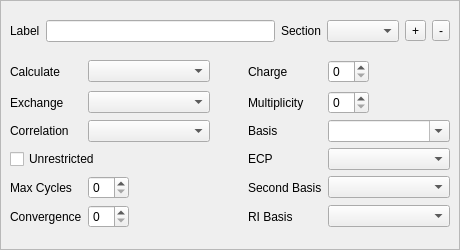
      <widget class="QFrame" name="frame" >
       <property name="sizePolicy" >
        <sizepolicy>
         <hsizetype>0</hsizetype>
         <vsizetype>0</vsizetype>
         <horstretch>0</horstretch>
         <verstretch>0</verstretch>
        </sizepolicy>
       </property>
       <property name="minimumSize" >
        <size>
         <width>460</width>
         <height>250</height>
        </size>
       </property>
       <property name="frameShape" >
        <enum>QFrame::StyledPanel</enum>
       </property>
       <property name="frameShadow" >
        <enum>QFrame::Sunken</enum>
       </property>
       <layout class="QVBoxLayout" >
        <property name="margin" >
         <number>9</number>
        </property>
        <property name="spacing" >
         <number>6</number>
        </property>
        <item>
         <layout class="QHBoxLayout" >
          <property name="margin" >
           <number>0</number>
          </property>
          <property name="spacing" >
           <number>6</number>
          </property>
          <item>
           <widget class="QLabel" name="label" >
            <property name="text" >
             <string>Label</string>
            </property>
           </widget>
          </item>
          <item>
           <widget class="QLineEdit" name="qui_title" />
          </item>
          <item>
           <widget class="QLabel" name="label_106" >
            <property name="text" >
             <string>Section</string>
            </property>
           </widget>
          </item>
          <item>
           <widget class="QComboBox" name="jobList" />
          </item>
          <item>
           <widget class="QToolButton" name="addJobButton" >
            <property name="text" >
             <string>+</string>
            </property>
            <property name="icon" >
             <iconset>resources/icons/plus.png</iconset>
            </property>
           </widget>
          </item>
          <item>
           <widget class="QToolButton" name="deleteJobButton" >
            <property name="text" >
             <string>-</string>
            </property>
            <property name="icon" >
             <iconset>resources/icons/minus.png</iconset>
            </property>
           </widget>
          </item>
         </layout>
        </item>
        <item>
         <layout class="QGridLayout" >
          <property name="margin" >
           <number>0</number>
          </property>
          <property name="spacing" >
           <number>6</number>
          </property>
          <item row="0" column="0" >
           <widget class="QLabel" name="label_2" >
            <property name="minimumSize" >
             <size>
              <width>71</width>
              <height>0</height>
             </size>
            </property>
            <property name="text" >
             <string>Calculate</string>
            </property>
           </widget>
          </item>
          <item row="3" column="0" colspan="2" >
           <widget class="QCheckBox" name="unrestricted" >
            <property name="text" >
             <string>Unrestricted</string>
            </property>
           </widget>
          </item>
          <item row="0" column="4" >
           <layout class="QHBoxLayout" >
            <property name="margin" >
             <number>0</number>
            </property>
            <property name="spacing" >
             <number>6</number>
            </property>
            <item>
             <widget class="QSpinBox" name="qui_charge" />
            </item>
            <item>
             <spacer>
              <property name="orientation" >
               <enum>Qt::Horizontal</enum>
              </property>
              <property name="sizeHint" >
               <size>
                <width>40</width>
                <height>20</height>
               </size>
              </property>
             </spacer>
            </item>
           </layout>
          </item>
          <item row="1" column="1" >
           <widget class="QComboBox" name="exchange" />
          </item>
          <item row="4" column="1" >
           <layout class="QHBoxLayout" >
            <property name="margin" >
             <number>0</number>
            </property>
            <property name="spacing" >
             <number>6</number>
            </property>
            <item>
             <widget class="QSpinBox" name="scf_max_cycles" />
            </item>
            <item>
             <spacer>
              <property name="orientation" >
               <enum>Qt::Horizontal</enum>
              </property>
              <property name="sizeHint" >
               <size>
                <width>40</width>
                <height>20</height>
               </size>
              </property>
             </spacer>
            </item>
           </layout>
          </item>
          <item row="5" column="0" >
           <widget class="QLabel" name="label_39" >
            <property name="text" >
             <string>Convergence</string>
            </property>
           </widget>
          </item>
          <item row="2" column="1" >
           <widget class="QComboBox" name="correlation" />
          </item>
          <item row="1" column="0" >
           <widget class="QLabel" name="label_3" >
            <property name="text" >
             <string>Exchange</string>
            </property>
           </widget>
          </item>
          <item row="1" column="4" >
           <layout class="QHBoxLayout" >
            <property name="margin" >
             <number>0</number>
            </property>
            <property name="spacing" >
             <number>6</number>
            </property>
            <item>
             <widget class="QSpinBox" name="qui_multiplicity" />
            </item>
            <item>
             <spacer>
              <property name="orientation" >
               <enum>Qt::Horizontal</enum>
              </property>
              <property name="sizeHint" >
               <size>
                <width>40</width>
                <height>20</height>
               </size>
              </property>
             </spacer>
            </item>
           </layout>
          </item>
          <item row="1" column="3" >
           <widget class="QLabel" name="label_6" >
            <property name="text" >
             <string>Multiplicity</string>
            </property>
           </widget>
          </item>
          <item row="0" column="3" >
           <widget class="QLabel" name="label_7" >
            <property name="text" >
             <string>Charge</string>
            </property>
           </widget>
          </item>
          <item row="2" column="3" >
           <widget class="QLabel" name="label_52" >
            <property name="text" >
             <string>Basis</string>
            </property>
           </widget>
          </item>
          <item row="2" column="0" >
           <widget class="QLabel" name="label_4" >
            <property name="text" >
             <string>Correlation</string>
            </property>
           </widget>
          </item>
          <item row="0" column="2" >
           <spacer>
            <property name="orientation" >
             <enum>Qt::Horizontal</enum>
            </property>
            <property name="sizeType" >
             <enum>QSizePolicy::Fixed</enum>
            </property>
            <property name="sizeHint" >
             <size>
              <width>32</width>
              <height>27</height>
             </size>
            </property>
           </spacer>
          </item>
          <item row="5" column="1" >
           <layout class="QHBoxLayout" >
            <property name="margin" >
             <number>0</number>
            </property>
            <property name="spacing" >
             <number>6</number>
            </property>
            <item>
             <widget class="QSpinBox" name="scf_convergence" />
            </item>
            <item>
             <spacer>
              <property name="orientation" >
               <enum>Qt::Horizontal</enum>
              </property>
              <property name="sizeHint" >
               <size>
                <width>40</width>
                <height>20</height>
               </size>
              </property>
             </spacer>
            </item>
           </layout>
          </item>
          <item row="0" column="1" >
           <widget class="QComboBox" name="job_type" />
          </item>
          <item row="4" column="0" >
           <widget class="QLabel" name="label_18" >
            <property name="text" >
             <string>Max Cycles</string>
            </property>
           </widget>
          </item>
          <item row="2" column="4" >
           <widget class="QComboBox" name="basis" >
            <property name="editable" >
             <bool>true</bool>
            </property>
            <property name="maxVisibleItems" >
             <number>15</number>
            </property>
           </widget>
          </item>
          <item row="3" column="3" >
           <widget class="QLabel" name="label_8" >
            <property name="text" >
             <string>ECP</string>
            </property>
           </widget>
          </item>
          <item row="3" column="4" >
           <widget class="QComboBox" name="ecp" />
          </item>
          <item row="4" column="3" >
           <widget class="QLabel" name="label_145" >
            <property name="text" >
             <string>Second Basis</string>
            </property>
           </widget>
          </item>
          <item row="4" column="4" >
           <widget class="QComboBox" name="basis2" />
          </item>
          <item row="5" column="4" >
           <widget class="QComboBox" name="auxiliary_basis" />
          </item>
          <item row="5" column="3" >
           <widget class="QLabel" name="label_146" >
            <property name="text" >
             <string>RI Basis</string>
            </property>
           </widget>
          </item>
         </layout>
        </item>
       </layout>
      </widget>
